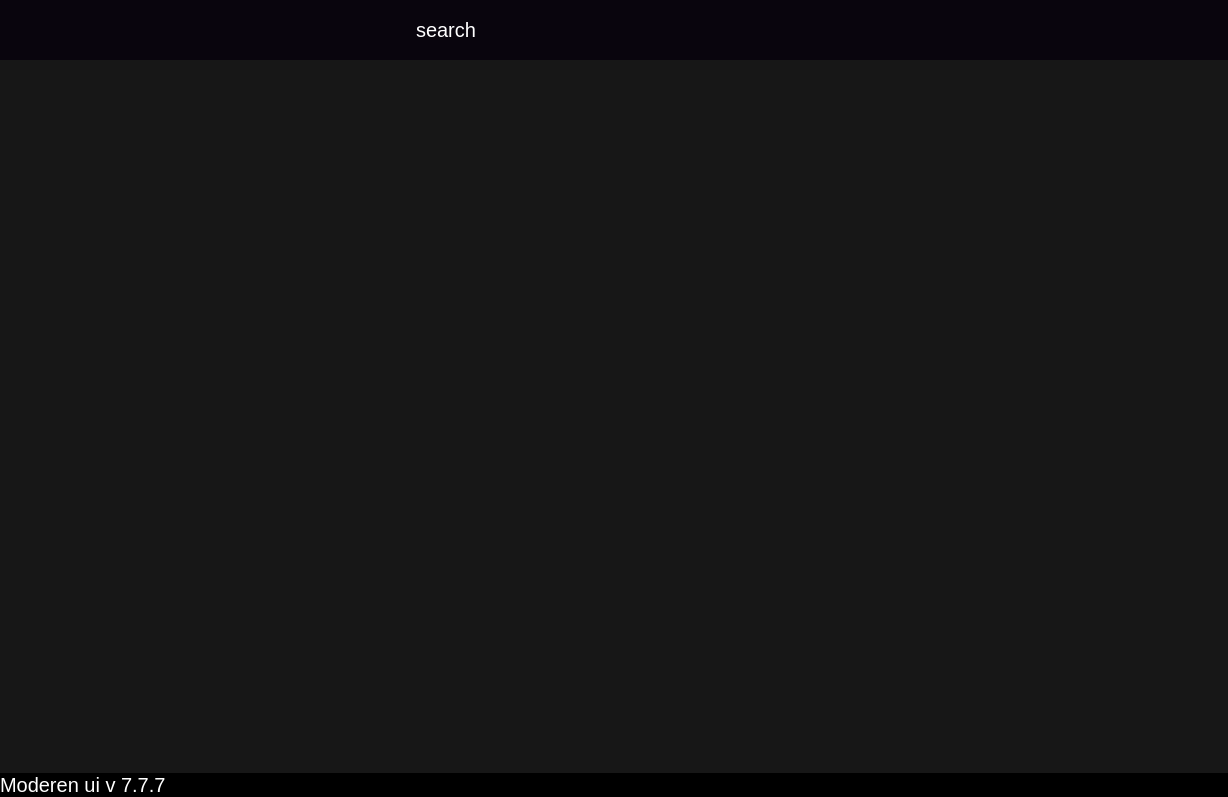
<?xml version="1.0" encoding="UTF-8"?>
<ui version="4.0">
 <class>MainWindow</class>
 <widget class="QMainWindow" name="MainWindow">
  <property name="geometry">
   <rect>
    <x>0</x>
    <y>0</y>
    <width>1228</width>
    <height>797</height>
   </rect>
  </property>
  <property name="windowTitle">
   <string>MainWindow</string>
  </property>
  <property name="styleSheet">
   <string notr="true">border:none;
background-color: rgb(255, 255, 255);
     font-size:20px;
     color:rgb(255,255,255);
</string>
  </property>
  <widget class="QWidget" name="centralwidget">
   <property name="styleSheet">
    <string notr="true">background-color:rgb(24,24,36);
background-color: rgb(0, 0, 0);</string>
   </property>
   <layout class="QHBoxLayout" name="horizontalLayout">
    <property name="spacing">
     <number>0</number>
    </property>
    <property name="leftMargin">
     <number>0</number>
    </property>
    <property name="topMargin">
     <number>0</number>
    </property>
    <property name="rightMargin">
     <number>0</number>
    </property>
    <property name="bottomMargin">
     <number>0</number>
    </property>
    <item>
     <widget class="QFrame" name="SideMenuBar_container_frame">
      <property name="maximumSize">
       <size>
        <width>0</width>
        <height>16777215</height>
       </size>
      </property>
      <property name="styleSheet">
       <string notr="true">background-color: rgb(9,5,13);</string>
      </property>
      <property name="frameShape">
       <enum>QFrame::StyledPanel</enum>
      </property>
      <property name="frameShadow">
       <enum>QFrame::Raised</enum>
      </property>
      <layout class="QVBoxLayout" name="verticalLayout_2">
       <property name="spacing">
        <number>0</number>
       </property>
       <property name="leftMargin">
        <number>0</number>
       </property>
       <property name="topMargin">
        <number>0</number>
       </property>
       <property name="rightMargin">
        <number>0</number>
       </property>
       <property name="bottomMargin">
        <number>0</number>
       </property>
       <item>
        <widget class="QFrame" name="side_menu_frame">
         <property name="minimumSize">
          <size>
           <width>200</width>
           <height>0</height>
          </size>
         </property>
         <property name="maximumSize">
          <size>
           <width>200</width>
           <height>16777215</height>
          </size>
         </property>
         <property name="styleSheet">
          <string notr="true">background-color: rgb(0, 0, 0);</string>
         </property>
         <property name="frameShape">
          <enum>QFrame::StyledPanel</enum>
         </property>
         <property name="frameShadow">
          <enum>QFrame::Raised</enum>
         </property>
         <layout class="QVBoxLayout" name="verticalLayout_3">
          <property name="bottomMargin">
           <number>0</number>
          </property>
          <item alignment="Qt::AlignTop">
           <widget class="QFrame" name="frame">
            <property name="styleSheet">
             <string notr="true">border-color: rgb(0, 0, 0);</string>
            </property>
            <property name="frameShape">
             <enum>QFrame::Box</enum>
            </property>
            <property name="frameShadow">
             <enum>QFrame::Plain</enum>
            </property>
            <layout class="QHBoxLayout" name="horizontalLayout_3">
             <property name="spacing">
              <number>0</number>
             </property>
             <property name="leftMargin">
              <number>0</number>
             </property>
             <property name="topMargin">
              <number>0</number>
             </property>
             <property name="rightMargin">
              <number>0</number>
             </property>
             <property name="bottomMargin">
              <number>15</number>
             </property>
             <item alignment="Qt::AlignLeft|Qt::AlignVCenter">
              <widget class="QLabel" name="label">
               <property name="styleSheet">
                <string notr="true">color: rgb(255, 255, 255);
font: italic 14pt &quot;aakar&quot;;</string>
               </property>
               <property name="text">
                <string>Shop Name</string>
               </property>
              </widget>
             </item>
             <item alignment="Qt::AlignLeft|Qt::AlignTop">
              <widget class="QLabel" name="label_3">
               <property name="styleSheet">
                <string notr="true"/>
               </property>
               <property name="text">
                <string/>
               </property>
               <property name="pixmap">
                <pixmap resource="icon_imgs/icons.qrc">:/newPrefix/icons8-jacket-50.png</pixmap>
               </property>
              </widget>
             </item>
             <item>
              <widget class="QLabel" name="label_2">
               <property name="sizePolicy">
                <sizepolicy hsizetype="Fixed" vsizetype="Fixed">
                 <horstretch>0</horstretch>
                 <verstretch>0</verstretch>
                </sizepolicy>
               </property>
               <property name="text">
                <string/>
               </property>
              </widget>
             </item>
            </layout>
           </widget>
          </item>
          <item>
           <widget class="QFrame" name="frame_2">
            <property name="sizePolicy">
             <sizepolicy hsizetype="Preferred" vsizetype="Expanding">
              <horstretch>0</horstretch>
              <verstretch>0</verstretch>
             </sizepolicy>
            </property>
            <property name="frameShape">
             <enum>QFrame::StyledPanel</enum>
            </property>
            <property name="frameShadow">
             <enum>QFrame::Raised</enum>
            </property>
            <layout class="QVBoxLayout" name="verticalLayout_4">
             <property name="spacing">
              <number>0</number>
             </property>
             <property name="leftMargin">
              <number>0</number>
             </property>
             <property name="topMargin">
              <number>0</number>
             </property>
             <property name="rightMargin">
              <number>0</number>
             </property>
             <property name="bottomMargin">
              <number>0</number>
             </property>
             <item alignment="Qt::AlignTop">
              <widget class="QToolBox" name="toolBox">
               <property name="minimumSize">
                <size>
                 <width>0</width>
                 <height>0</height>
                </size>
               </property>
               <property name="cursor">
                <cursorShape>OpenHandCursor</cursorShape>
               </property>
               <property name="styleSheet">
                <string notr="true">height: 100px;

QToolBox{
	background-color:rgb(24,24,36);
text-align:left;
}

QToolBox::Tab {
	border-radius: 5px;
	background-color: rgb(17,16, 26);
	text-align:left;
}</string>
               </property>
               <property name="frameShape">
                <enum>QFrame::NoFrame</enum>
               </property>
               <property name="currentIndex">
                <number>5</number>
               </property>
               <property name="tabSpacing">
                <number>6</number>
               </property>
               <widget class="QWidget" name="page">
                <property name="geometry">
                 <rect>
                  <x>0</x>
                  <y>0</y>
                  <width>182</width>
                  <height>200</height>
                 </rect>
                </property>
                <attribute name="icon">
                 <iconset resource="icon_imgs/icons.qrc">
                  <normaloff>:/newPrefix/icons8-home.svg</normaloff>:/newPrefix/icons8-home.svg</iconset>
                </attribute>
                <attribute name="label">
                 <string>Home</string>
                </attribute>
                <layout class="QVBoxLayout" name="verticalLayout_7">
                 <property name="spacing">
                  <number>0</number>
                 </property>
                 <property name="leftMargin">
                  <number>0</number>
                 </property>
                 <property name="topMargin">
                  <number>0</number>
                 </property>
                 <property name="rightMargin">
                  <number>0</number>
                 </property>
                 <property name="bottomMargin">
                  <number>0</number>
                 </property>
                 <item alignment="Qt::AlignHCenter|Qt::AlignTop">
                  <widget class="QFrame" name="frame_9">
                   <property name="frameShape">
                    <enum>QFrame::StyledPanel</enum>
                   </property>
                   <property name="frameShadow">
                    <enum>QFrame::Raised</enum>
                   </property>
                   <layout class="QVBoxLayout" name="verticalLayout_8">
                    <property name="spacing">
                     <number>0</number>
                    </property>
                    <property name="leftMargin">
                     <number>0</number>
                    </property>
                    <property name="topMargin">
                     <number>0</number>
                    </property>
                    <property name="rightMargin">
                     <number>0</number>
                    </property>
                    <property name="bottomMargin">
                     <number>0</number>
                    </property>
                    <item>
                     <widget class="QPushButton" name="pushButton_7">
                      <property name="sizePolicy">
                       <sizepolicy hsizetype="Minimum" vsizetype="Fixed">
                        <horstretch>0</horstretch>
                        <verstretch>0</verstretch>
                       </sizepolicy>
                      </property>
                      <property name="maximumSize">
                       <size>
                        <width>102</width>
                        <height>29</height>
                       </size>
                      </property>
                      <property name="styleSheet">
                       <string notr="true">font: 0 10pt &quot;Cantarell&quot;;</string>
                      </property>
                      <property name="text">
                       <string>Dashboard</string>
                      </property>
                     </widget>
                    </item>
                    <item>
                     <widget class="QPushButton" name="pushButton_8">
                      <property name="maximumSize">
                       <size>
                        <width>102</width>
                        <height>29</height>
                       </size>
                      </property>
                      <property name="styleSheet">
                       <string notr="true">font: 0 10pt &quot;Cantarell&quot;;</string>
                      </property>
                      <property name="text">
                       <string>Daily report</string>
                      </property>
                     </widget>
                    </item>
                   </layout>
                  </widget>
                 </item>
                </layout>
               </widget>
               <widget class="QWidget" name="page_2">
                <property name="geometry">
                 <rect>
                  <x>0</x>
                  <y>0</y>
                  <width>182</width>
                  <height>200</height>
                 </rect>
                </property>
                <attribute name="icon">
                 <iconset resource="icon_imgs/icons.qrc">
                  <normaloff>:/newPrefix/icons8-customer-100.png</normaloff>:/newPrefix/icons8-customer-100.png</iconset>
                </attribute>
                <attribute name="label">
                 <string>Customers</string>
                </attribute>
                <widget class="QPushButton" name="pushButton_9">
                 <property name="geometry">
                  <rect>
                   <x>30</x>
                   <y>0</y>
                   <width>102</width>
                   <height>29</height>
                  </rect>
                 </property>
                 <property name="styleSheet">
                  <string notr="true">font: 0 10pt &quot;Cantarell&quot;;</string>
                 </property>
                 <property name="text">
                  <string>Lists</string>
                 </property>
                </widget>
                <widget class="QPushButton" name="pushButton_10">
                 <property name="geometry">
                  <rect>
                   <x>30</x>
                   <y>40</y>
                   <width>102</width>
                   <height>29</height>
                  </rect>
                 </property>
                 <property name="styleSheet">
                  <string notr="true">font: 0 10pt &quot;Cantarell&quot;;</string>
                 </property>
                 <property name="text">
                  <string>Reports</string>
                 </property>
                </widget>
               </widget>
               <widget class="QWidget" name="page_3">
                <property name="geometry">
                 <rect>
                  <x>0</x>
                  <y>0</y>
                  <width>182</width>
                  <height>200</height>
                 </rect>
                </property>
                <attribute name="icon">
                 <iconset resource="icon_imgs/icons.qrc">
                  <normaloff>:/newPrefix/icons8-mobile-order-128.png</normaloff>:/newPrefix/icons8-mobile-order-128.png</iconset>
                </attribute>
                <attribute name="label">
                 <string>Order</string>
                </attribute>
                <widget class="QPushButton" name="pushButton_15">
                 <property name="geometry">
                  <rect>
                   <x>20</x>
                   <y>10</y>
                   <width>102</width>
                   <height>29</height>
                  </rect>
                 </property>
                 <property name="styleSheet">
                  <string notr="true">font: 0 12pt &quot;Cantarell&quot;;</string>
                 </property>
                 <property name="text">
                  <string>List</string>
                 </property>
                </widget>
                <widget class="QPushButton" name="pushButton_16">
                 <property name="geometry">
                  <rect>
                   <x>20</x>
                   <y>50</y>
                   <width>102</width>
                   <height>29</height>
                  </rect>
                 </property>
                 <property name="styleSheet">
                  <string notr="true">font: 0 12pt &quot;Cantarell&quot;;</string>
                 </property>
                 <property name="text">
                  <string>Report</string>
                 </property>
                </widget>
               </widget>
               <widget class="QWidget" name="page_4">
                <property name="geometry">
                 <rect>
                  <x>0</x>
                  <y>0</y>
                  <width>182</width>
                  <height>200</height>
                 </rect>
                </property>
                <attribute name="icon">
                 <iconset resource="icon_imgs/icons.qrc">
                  <normaloff>:/newPrefix/icons8-product-64.png</normaloff>:/newPrefix/icons8-product-64.png</iconset>
                </attribute>
                <attribute name="label">
                 <string>Products</string>
                </attribute>
                <widget class="QPushButton" name="pushButton_12">
                 <property name="geometry">
                  <rect>
                   <x>30</x>
                   <y>40</y>
                   <width>102</width>
                   <height>29</height>
                  </rect>
                 </property>
                 <property name="maximumSize">
                  <size>
                   <width>102</width>
                   <height>29</height>
                  </size>
                 </property>
                 <property name="styleSheet">
                  <string notr="true">font: 0 10pt &quot;Cantarell&quot;;</string>
                 </property>
                 <property name="text">
                  <string>Catalog</string>
                 </property>
                </widget>
                <widget class="QPushButton" name="pushButton_13">
                 <property name="geometry">
                  <rect>
                   <x>30</x>
                   <y>80</y>
                   <width>102</width>
                   <height>29</height>
                  </rect>
                 </property>
                 <property name="maximumSize">
                  <size>
                   <width>102</width>
                   <height>29</height>
                  </size>
                 </property>
                 <property name="styleSheet">
                  <string notr="true">font: 0 12pt &quot;Cantarell&quot;;</string>
                 </property>
                 <property name="text">
                  <string>something</string>
                 </property>
                </widget>
                <widget class="QPushButton" name="pushButton_14">
                 <property name="geometry">
                  <rect>
                   <x>30</x>
                   <y>120</y>
                   <width>102</width>
                   <height>29</height>
                  </rect>
                 </property>
                 <property name="maximumSize">
                  <size>
                   <width>102</width>
                   <height>29</height>
                  </size>
                 </property>
                 <property name="styleSheet">
                  <string notr="true">font: 0 10pt &quot;Cantarell&quot;;</string>
                 </property>
                 <property name="text">
                  <string>something</string>
                 </property>
                </widget>
                <widget class="QPushButton" name="pushButton_11">
                 <property name="geometry">
                  <rect>
                   <x>30</x>
                   <y>0</y>
                   <width>102</width>
                   <height>29</height>
                  </rect>
                 </property>
                 <property name="maximumSize">
                  <size>
                   <width>102</width>
                   <height>29</height>
                  </size>
                 </property>
                 <property name="styleSheet">
                  <string notr="true">font: 0 10pt &quot;Cantarell&quot;;</string>
                 </property>
                 <property name="text">
                  <string>List</string>
                 </property>
                </widget>
               </widget>
               <widget class="QWidget" name="page_5">
                <property name="geometry">
                 <rect>
                  <x>0</x>
                  <y>0</y>
                  <width>182</width>
                  <height>200</height>
                 </rect>
                </property>
                <attribute name="icon">
                 <iconset resource="icon_imgs/icons.qrc">
                  <normaloff>:/newPrefix/icons8-member-50.png</normaloff>:/newPrefix/icons8-member-50.png</iconset>
                </attribute>
                <attribute name="label">
                 <string>Employees</string>
                </attribute>
                <widget class="QPushButton" name="pushButton_17">
                 <property name="geometry">
                  <rect>
                   <x>30</x>
                   <y>10</y>
                   <width>102</width>
                   <height>29</height>
                  </rect>
                 </property>
                 <property name="styleSheet">
                  <string notr="true">font: 0 12pt &quot;Cantarell&quot;;</string>
                 </property>
                 <property name="text">
                  <string>List</string>
                 </property>
                </widget>
                <widget class="QPushButton" name="pushButton_18">
                 <property name="geometry">
                  <rect>
                   <x>30</x>
                   <y>50</y>
                   <width>102</width>
                   <height>29</height>
                  </rect>
                 </property>
                 <property name="styleSheet">
                  <string notr="true">font: 0 12pt &quot;Cantarell&quot;;</string>
                 </property>
                 <property name="text">
                  <string>Report</string>
                 </property>
                </widget>
               </widget>
               <widget class="QWidget" name="page_6">
                <property name="geometry">
                 <rect>
                  <x>0</x>
                  <y>0</y>
                  <width>182</width>
                  <height>200</height>
                 </rect>
                </property>
                <attribute name="icon">
                 <iconset resource="icon_imgs/icons.qrc">
                  <normaloff>:/newPrefix/icons8-depot-64.png</normaloff>:/newPrefix/icons8-depot-64.png</iconset>
                </attribute>
                <attribute name="label">
                 <string>Distributors</string>
                </attribute>
                <widget class="QPushButton" name="pushButton_19">
                 <property name="geometry">
                  <rect>
                   <x>30</x>
                   <y>10</y>
                   <width>102</width>
                   <height>29</height>
                  </rect>
                 </property>
                 <property name="styleSheet">
                  <string notr="true">font: 0 12pt &quot;Cantarell&quot;;</string>
                 </property>
                 <property name="text">
                  <string>List</string>
                 </property>
                </widget>
                <widget class="QPushButton" name="pushButton_20">
                 <property name="geometry">
                  <rect>
                   <x>30</x>
                   <y>50</y>
                   <width>102</width>
                   <height>29</height>
                  </rect>
                 </property>
                 <property name="styleSheet">
                  <string notr="true">font: 0 12pt &quot;Cantarell&quot;;</string>
                 </property>
                 <property name="text">
                  <string>Report</string>
                 </property>
                </widget>
               </widget>
              </widget>
             </item>
            </layout>
           </widget>
          </item>
          <item alignment="Qt::AlignBottom">
           <widget class="QFrame" name="frame_3">
            <property name="frameShape">
             <enum>QFrame::StyledPanel</enum>
            </property>
            <property name="frameShadow">
             <enum>QFrame::Raised</enum>
            </property>
            <layout class="QHBoxLayout" name="horizontalLayout_4">
             <property name="spacing">
              <number>0</number>
             </property>
             <property name="leftMargin">
              <number>0</number>
             </property>
             <property name="topMargin">
              <number>0</number>
             </property>
             <property name="rightMargin">
              <number>0</number>
             </property>
             <property name="bottomMargin">
              <number>0</number>
             </property>
             <item alignment="Qt::AlignBottom">
              <widget class="QPushButton" name="pushButton">
               <property name="text">
                <string>Exit</string>
               </property>
               <property name="icon">
                <iconset resource="icon_imgs/icons.qrc">
                 <normaloff>:/newPrefix/gnome_logout.ico</normaloff>:/newPrefix/gnome_logout.ico</iconset>
               </property>
               <property name="iconSize">
                <size>
                 <width>32</width>
                 <height>32</height>
                </size>
               </property>
              </widget>
             </item>
            </layout>
           </widget>
          </item>
         </layout>
        </widget>
       </item>
      </layout>
     </widget>
    </item>
    <item>
     <widget class="QFrame" name="main_body">
      <property name="styleSheet">
       <string notr="true">background-color: rgb(219, 219, 219);</string>
      </property>
      <property name="frameShape">
       <enum>QFrame::StyledPanel</enum>
      </property>
      <property name="frameShadow">
       <enum>QFrame::Raised</enum>
      </property>
      <layout class="QVBoxLayout" name="verticalLayout">
       <property name="spacing">
        <number>0</number>
       </property>
       <property name="leftMargin">
        <number>0</number>
       </property>
       <property name="topMargin">
        <number>0</number>
       </property>
       <property name="rightMargin">
        <number>0</number>
       </property>
       <property name="bottomMargin">
        <number>0</number>
       </property>
       <item alignment="Qt::AlignVCenter">
        <widget class="QFrame" name="header_frame">
         <property name="sizePolicy">
          <sizepolicy hsizetype="Preferred" vsizetype="Preferred">
           <horstretch>0</horstretch>
           <verstretch>0</verstretch>
          </sizepolicy>
         </property>
         <property name="minimumSize">
          <size>
           <width>300</width>
           <height>45</height>
          </size>
         </property>
         <property name="styleSheet">
          <string notr="true">background-color:rgb(9,5,13);</string>
         </property>
         <property name="frameShape">
          <enum>QFrame::StyledPanel</enum>
         </property>
         <property name="frameShadow">
          <enum>QFrame::Raised</enum>
         </property>
         <layout class="QHBoxLayout" name="horizontalLayout_5">
          <item>
           <widget class="QFrame" name="frame_4">
            <property name="frameShape">
             <enum>QFrame::StyledPanel</enum>
            </property>
            <property name="frameShadow">
             <enum>QFrame::Raised</enum>
            </property>
            <layout class="QHBoxLayout" name="horizontalLayout_9">
             <property name="spacing">
              <number>0</number>
             </property>
             <property name="leftMargin">
              <number>0</number>
             </property>
             <property name="topMargin">
              <number>0</number>
             </property>
             <property name="rightMargin">
              <number>0</number>
             </property>
             <property name="bottomMargin">
              <number>0</number>
             </property>
             <item alignment="Qt::AlignLeft|Qt::AlignVCenter">
              <widget class="QPushButton" name="pushButton_5">
               <property name="cursor">
                <cursorShape>OpenHandCursor</cursorShape>
               </property>
               <property name="text">
                <string/>
               </property>
               <property name="icon">
                <iconset resource="icon_imgs/icons.qrc">
                 <normaloff>:/newPrefix/icons8-menu-50.png</normaloff>:/newPrefix/icons8-menu-50.png</iconset>
               </property>
               <property name="iconSize">
                <size>
                 <width>32</width>
                 <height>32</height>
                </size>
               </property>
              </widget>
             </item>
            </layout>
           </widget>
          </item>
          <item>
           <widget class="QFrame" name="frame_5">
            <property name="frameShape">
             <enum>QFrame::StyledPanel</enum>
            </property>
            <property name="frameShadow">
             <enum>QFrame::Raised</enum>
            </property>
            <layout class="QHBoxLayout" name="horizontalLayout_8" stretch="0,0">
             <property name="spacing">
              <number>0</number>
             </property>
             <property name="leftMargin">
              <number>0</number>
             </property>
             <property name="topMargin">
              <number>0</number>
             </property>
             <property name="rightMargin">
              <number>0</number>
             </property>
             <property name="bottomMargin">
              <number>0</number>
             </property>
             <item alignment="Qt::AlignVCenter">
              <widget class="QLineEdit" name="lineEdit">
               <property name="sizePolicy">
                <sizepolicy hsizetype="Preferred" vsizetype="Fixed">
                 <horstretch>0</horstretch>
                 <verstretch>0</verstretch>
                </sizepolicy>
               </property>
               <property name="font">
                <font>
                 <family>Cantarell</family>
                 <pointsize>12</pointsize>
                 <weight>0</weight>
                 <italic>false</italic>
                 <bold>false</bold>
                </font>
               </property>
               <property name="cursor">
                <cursorShape>IBeamCursor</cursorShape>
               </property>
               <property name="styleSheet">
                <string notr="true">font: 0 12pt &quot;Cantarell&quot;;
border-bottom-color: rgb(255, 255, 255);
</string>
               </property>
               <property name="text">
                <string>search</string>
               </property>
               <property name="clearButtonEnabled">
                <bool>false</bool>
               </property>
              </widget>
             </item>
             <item alignment="Qt::AlignVCenter">
              <widget class="QPushButton" name="pushButton_4">
               <property name="cursor">
                <cursorShape>OpenHandCursor</cursorShape>
               </property>
               <property name="text">
                <string/>
               </property>
               <property name="icon">
                <iconset resource="icon_imgs/icons.qrc">
                 <normaloff>:/newPrefix/icons8-search-50.png</normaloff>:/newPrefix/icons8-search-50.png</iconset>
               </property>
               <property name="iconSize">
                <size>
                 <width>28</width>
                 <height>28</height>
                </size>
               </property>
              </widget>
             </item>
            </layout>
           </widget>
          </item>
          <item>
           <widget class="QFrame" name="frame_6">
            <property name="frameShape">
             <enum>QFrame::StyledPanel</enum>
            </property>
            <property name="frameShadow">
             <enum>QFrame::Raised</enum>
            </property>
            <layout class="QHBoxLayout" name="horizontalLayout_7">
             <item>
              <widget class="QPushButton" name="pushButton_2">
               <property name="cursor">
                <cursorShape>OpenHandCursor</cursorShape>
               </property>
               <property name="text">
                <string/>
               </property>
               <property name="icon">
                <iconset>
                 <normaloff>icon_imgs/user-16.ico</normaloff>icon_imgs/user-16.ico</iconset>
               </property>
               <property name="iconSize">
                <size>
                 <width>32</width>
                 <height>32</height>
                </size>
               </property>
              </widget>
             </item>
             <item alignment="Qt::AlignRight|Qt::AlignTop">
              <widget class="QPushButton" name="pushButton_3">
               <property name="cursor">
                <cursorShape>OpenHandCursor</cursorShape>
               </property>
               <property name="text">
                <string/>
               </property>
               <property name="icon">
                <iconset resource="icon_imgs/icons.qrc">
                 <normaloff>:/newPrefix/icons8-notification-50.png</normaloff>:/newPrefix/icons8-notification-50.png</iconset>
               </property>
               <property name="iconSize">
                <size>
                 <width>26</width>
                 <height>26</height>
                </size>
               </property>
              </widget>
             </item>
            </layout>
           </widget>
          </item>
         </layout>
        </widget>
       </item>
       <item>
        <widget class="QFrame" name="main_body_contents">
         <property name="sizePolicy">
          <sizepolicy hsizetype="Preferred" vsizetype="Expanding">
           <horstretch>0</horstretch>
           <verstretch>0</verstretch>
          </sizepolicy>
         </property>
         <property name="styleSheet">
          <string notr="true">background-color: rgb(23, 23, 23);</string>
         </property>
         <property name="frameShape">
          <enum>QFrame::StyledPanel</enum>
         </property>
         <property name="frameShadow">
          <enum>QFrame::Raised</enum>
         </property>
         <layout class="QHBoxLayout" name="horizontalLayout_2"/>
        </widget>
       </item>
       <item>
        <widget class="QFrame" name="footer">
         <property name="styleSheet">
          <string notr="true">background-color: rgb(0, 0, 0);</string>
         </property>
         <property name="frameShape">
          <enum>QFrame::StyledPanel</enum>
         </property>
         <property name="frameShadow">
          <enum>QFrame::Raised</enum>
         </property>
         <layout class="QHBoxLayout" name="horizontalLayout_6">
          <property name="spacing">
           <number>0</number>
          </property>
          <property name="leftMargin">
           <number>0</number>
          </property>
          <property name="topMargin">
           <number>0</number>
          </property>
          <property name="rightMargin">
           <number>0</number>
          </property>
          <property name="bottomMargin">
           <number>0</number>
          </property>
          <item>
           <widget class="QFrame" name="frame_7">
            <property name="styleSheet">
             <string notr="true"/>
            </property>
            <property name="frameShape">
             <enum>QFrame::StyledPanel</enum>
            </property>
            <property name="frameShadow">
             <enum>QFrame::Raised</enum>
            </property>
            <layout class="QVBoxLayout" name="verticalLayout_6">
             <property name="spacing">
              <number>0</number>
             </property>
             <property name="leftMargin">
              <number>0</number>
             </property>
             <property name="topMargin">
              <number>0</number>
             </property>
             <property name="rightMargin">
              <number>0</number>
             </property>
             <property name="bottomMargin">
              <number>0</number>
             </property>
             <item alignment="Qt::AlignBottom">
              <widget class="QLabel" name="label_4">
               <property name="text">
                <string>Moderen ui v 7.7.7</string>
               </property>
              </widget>
             </item>
            </layout>
           </widget>
          </item>
          <item>
           <widget class="QFrame" name="frame_8">
            <property name="frameShape">
             <enum>QFrame::StyledPanel</enum>
            </property>
            <property name="frameShadow">
             <enum>QFrame::Raised</enum>
            </property>
            <widget class="QPushButton" name="pushButton_6">
             <property name="geometry">
              <rect>
               <x>460</x>
               <y>-10</y>
               <width>41</width>
               <height>41</height>
              </rect>
             </property>
             <property name="sizePolicy">
              <sizepolicy hsizetype="Preferred" vsizetype="Fixed">
               <horstretch>0</horstretch>
               <verstretch>0</verstretch>
              </sizepolicy>
             </property>
             <property name="autoFillBackground">
              <bool>false</bool>
             </property>
             <property name="text">
              <string/>
             </property>
             <property name="icon">
              <iconset resource="icon_imgs/icons.qrc">
               <normaloff>:/newPrefix/exit.ico</normaloff>:/newPrefix/exit.ico</iconset>
             </property>
             <property name="iconSize">
              <size>
               <width>32</width>
               <height>32</height>
              </size>
             </property>
            </widget>
           </widget>
          </item>
          <item>
           <widget class="QFrame" name="size_grip">
            <property name="minimumSize">
             <size>
              <width>10</width>
              <height>10</height>
             </size>
            </property>
            <property name="maximumSize">
             <size>
              <width>10</width>
              <height>10</height>
             </size>
            </property>
            <property name="frameShape">
             <enum>QFrame::StyledPanel</enum>
            </property>
            <property name="frameShadow">
             <enum>QFrame::Raised</enum>
            </property>
           </widget>
          </item>
         </layout>
        </widget>
       </item>
      </layout>
     </widget>
    </item>
   </layout>
  </widget>
 </widget>
 <resources>
  <include location="icon_imgs/icons.qrc"/>
 </resources>
 <connections/>
</ui>
